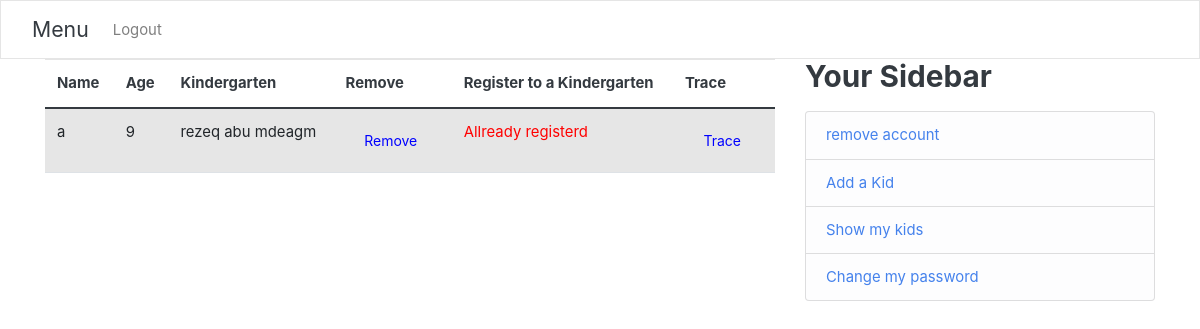
The app's page /show_kids/ (signed in), older data.
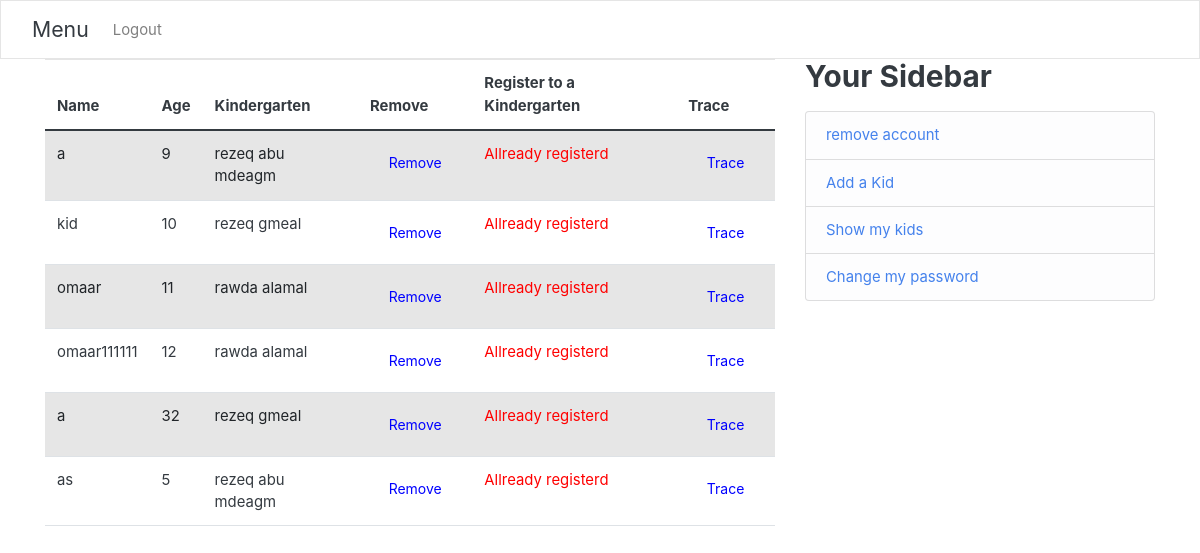
The same page, newer data.
### users/models.py (models this page shows, shortened)
class Kid(User):
    age=models.IntegerField()
    myParent=models.ForeignKey(Parent,on_delete=models.CASCADE)
    garten=models.ForeignKey(Kindergarten, blank=True, null=True,on_delete=models.SET_NULL)
    class Meta:
        verbose_name_plural = "Kid"

class Kindergarten(models.Model):
    seatLimit=models.IntegerField()
    name=models.CharField(max_length=100,primary_key=True)
    myTeacher = models.OneToOneField(Teacher,  on_delete=models.CASCADE, primary_key=False)

### users/views.py (the view)
# urls.py: path('show_kids/',user_views.show_kids,name='show_kids'),
@login_required
def show_kids(req):
    parent=Parent.objects.filter(username=req.user.username).first()
    kids=parent.kid_set.all()
    context={
        'kids':kids,
        'parent':True,'teacher':False,'kid':False
    }
    return render(req,'users/showKids.html',context)

### users/templates/users/showKids.html
{% extends "users/base.html" %}
{% block content %}
<table class="table table-striped">
<thead>
    <tr>
        <th scope="col">Name </th>
        <th scope="col">Age </th>
        <th scope="col">Kindergarten</th>
        <th scope="col">Remove</th>
        <th scope="col">Register to a Kindergarten</th>
        <th scope="col">Trace</th>
    </tr>
</thead>
<tbody>
{% for kid in kids %}
<tr>
    <td>{{kid.first_name}}</td>
    <td>{{kid.age}}</td>
    {% if kid.garten %}
        <td>{{kid.garten.name}}</td>
        {% else %}
        <td>Empty</td>
    {%endif%}
    <td><a href="{% url 'delete_kid' username=kid.username %}" style="color:blue" class="btn">Remove</a></td>
    {% if kid.garten %}
        <td style="color:red">Allready registerd</td>
        <td><a href="{% url 'TraceKid' username=kid.username %}" style="color:blue" class="btn">Trace</a></td>
        {% else %}
        <td><a class="btn" style="color:blue" href="{% url 'Register_To_Kindergarten' username=kid.username %}">Register </a></td>
    {%endif%}
  </tr>
{%endfor%}
</tbody>
</table>
{%endblock%}

### users/templates/users/base.html (shortened to what this page needs)
{% load static %}
<!DOCTYPE html>
<html lang="en">
<head>
    <link href="https://cdn.jsdelivr.net/npm/bootstrap@5.0.0-beta2/dist/css/bootstrap.min.css" rel="stylesheet">
    <link rel="stylesheet" href="{% static 'users\bootstrap.css' %}">
    </head>
<body>
    <nav class="navbar navbar-expand-lg navbar-light bg-light">
        <div class="container-fluid">
          <a class="navbar-brand" href="#">Menu</a>
          <div class="collapse navbar-collapse" id="navbarNav">
            <ul class="navbar-nav">
                {% if user.is_authenticated %}
                <li class="nav-item">
                <a class="nav-item nav-link" href="{% url 'logout' %}">Logout</a>
              </li>
                {% endif %}
            </ul>
          </div>
        </div>
      </nav>
      <main role="main" class="container">
        <div class="row">
          <div class="col-md-8">
            {% block content %}{% endblock %}
          </div>
          {% if user.is_authenticated %}
          <div class="col-md-4">
            <div class="content-section">
              <h3>Your Sidebar</h3>
              <p class='text-muted'>
                <ul class="list-group">
                      {% if parent %}
                      <li class="list-group-item list-group-item-light">     <a href="delete_parent"> remove  account</a>
                      </li>
                      <li class="list-group-item list-group-item-light">    <a href="{% url 'kid_register'%}">Add a Kid</a> </li>
                      <li class="list-group-item list-group-item-light">    <a href="{% url 'show_kids'%}">Show my kids</a> </li>
                      <li class="list-group-item list-group-item-light">    <a href="{% url 'ChangePassword'%}"> Change my password</a> </li>
                      {%endif%}
                </ul>
              </p>
            </div>
          </div>
          {%endif%}
        </div>
      </main>
</body>
</html>

Row changes from the older to the newer data that the page shows:
added Kid: first_name "kid", age "10", garten.name "rezeq gmeal", shows "Allready registerd"
added Kid: first_name "omaar", age "11", garten.name "rawda alamal", shows "Allready registerd"
added Kid: first_name "omaar111111", age "12", garten.name "rawda alamal", shows "Allready registerd"
added Kid: first_name "a", age "32", garten.name "rezeq gmeal", shows "Allready registerd"
added Kid: first_name "as", age "5", garten.name "rezeq abu mdeagm", shows "Allready registerd"
